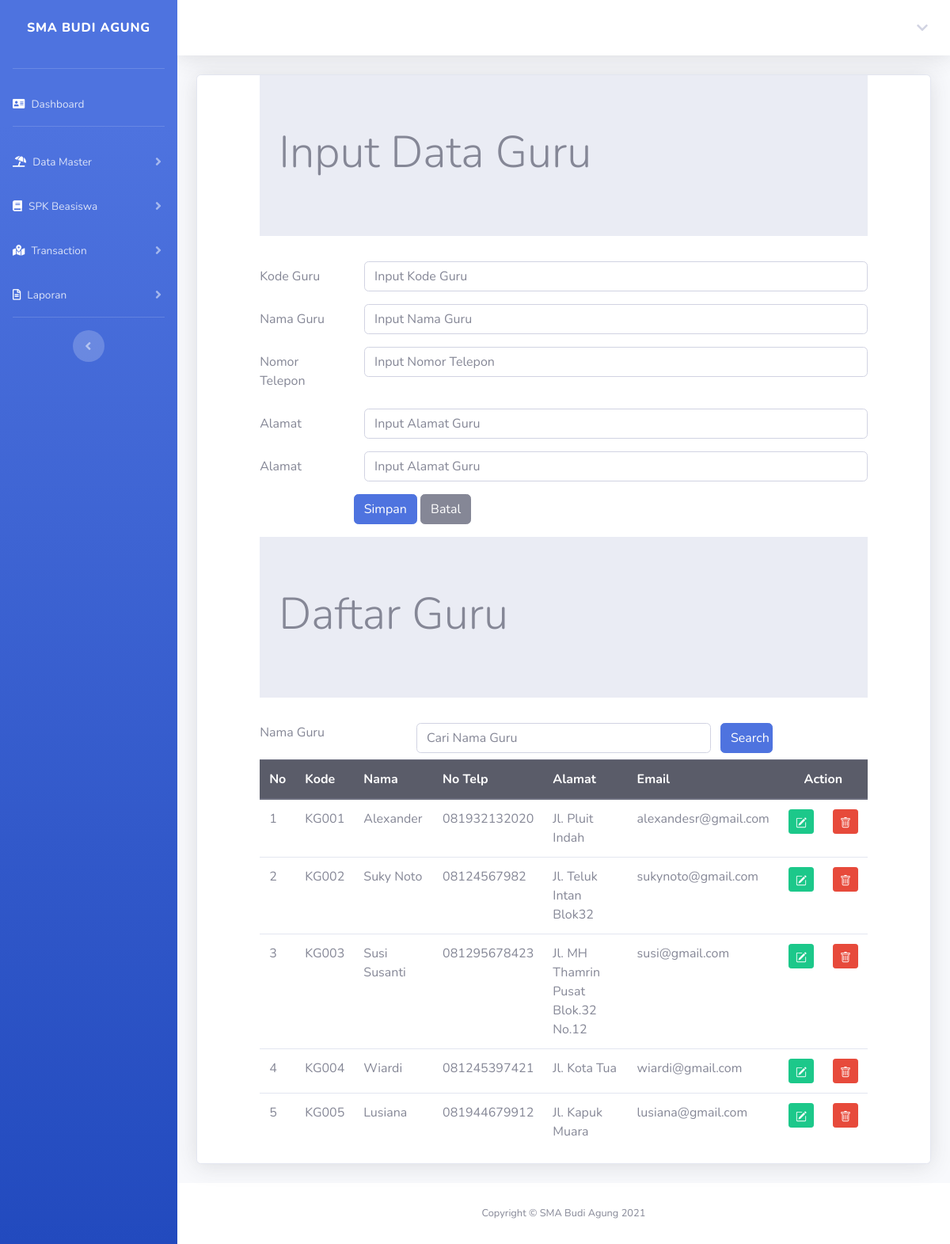
Screenshot of /guruinput.php (signed in) with the database file from the repository.
### tables this page shows
CREATE TABLE `guru` (
  `id` int(11) NOT NULL,
  `kode_guru` varchar(10) NOT NULL,
  `nama_guru` varchar(100) NOT NULL,
  `notelp_guru` varchar(20) NOT NULL,
  `alamat_guru` varchar(100) NOT NULL,
  `email_guru` varchar(100) NOT NULL
);

### guruinput.php (the view, shortened to what this page needs)
<!DOCTYPE html>
<?php
include "includes/config.php";
?> <h1>Anda Harus Mengisi Data</h1>
<html lang="en">
<head>
  <link rel="stylesheet" type="text/css" href="css/bootstrap.min.css">
</head>
<?php include "header.php"; ?>
<div class="container-fluid">
  <div class="card shadow mb-4">
    <body>
      <div class="row">
        <div class="col-sm-1">
        </div>
        <div class="col-sm-10">
          <div class="jumbotron jumbotron-fluid">
            <div class="container">
              <h1 class="display-4">Input Data Guru </h1>
            </div>
          </div>
          <form method="POST">
            <div class="form-group row">
              <label for="kode_guru" class="col-sm-2 col-form-label">Kode Guru </label>
              <div class="col-sm-10">
                <input type="text" class="form-control" name="inputkode" id="kode_guru" placeholder="Input Kode Guru " maxlength="6" required="">
              </div>
            </div>
            <div class="form-group row">
              <label for="nama_guru" class="col-sm-2 col-form-label">Nama Guru</label>
              <div class="col-sm-10">
                <input type="text" class="form-control" name="inputnama" id="nama_guru" placeholder="Input Nama Guru ">
              </div>
            </div>
            <div class="form-group row">
              <label for="notelp_guru" class="col-sm-2 col-form-label">Nomor Telepon </label>
              <div class="col-sm-10">
                <input type="text" class="form-control" name="inputnotelp" id="notelp_guru" placeholder="Input Nomor Telepon ">
              </div>
            </div>
            <div class="form-group row">
              <label for="alamat_guru" class="col-sm-2 col-form-label">Alamat </label>
              <div class="col-sm-10">
                <input type="text" class="form-control" name="inputalamat" id="alamat_guru" placeholder="Input Alamat Guru ">
              </div>
            </div>
            <div class="form-group row">
              <label for="email_guru" class="col-sm-2 col-form-label">Alamat </label>
              <div class="col-sm-10">
                <input type="email" class="form-control" name="email_guru" id="email_guru" placeholder="Input Alamat Guru ">
              </div>
            </div>
            <div class="col-sm-10">
              <div class="form-group row">
                <div class="col-sm-2">
                </div>
                <div class="col-sm-10">
                  <input type="submit" class="btn btn-primary" value="Simpan" name="simpan">
                  <input type="button" class="btn btn-secondary" value="Batal" name="batal">
                </div>
              </div>
          </form>
        </div>
      </div>
      <div class="jumbotron jumbotron-fluid">
        <div class="container">
          <h1 class="display-4">Daftar Guru</h1>
        </div>
      </div>
      <form method="POST">
        <div class="form-group row mb-2">
          <label for="search" class="col-sm-3">Nama Guru</label>
          <div class="col-sm-6">
            <input type="text" name="search" class="form-control" id="search" value="<?php if (isset($_POST['search'])) {
                                                                                        echo $_POST['search'];
                                                                                      } ?>" placeholder="Cari Nama Guru">
          </div>
          <input type="submit" name="kirim" class="col-sm-1 btn btn-primary" value="Search">
        </div>
      </form>
      <table class="table table success">
        <thead class="thead-dark">
          <tr>
            <th>No</th>
            <th>Kode</th>
            <th>Nama </th>
            <th>No Telp </th>
            <th>Alamat</th>
            <th>Email</th>
            <th colspan="2" style="text-align: center">Action</th>
          </tr>
        </thead>
        <tbody>
          <?php
          if (isset($_POST["kirim"])) {
            $search = $_POST['search'];
            $query = mysqli_query($connection, "select * from guru
        where nama_guru like '%" . $search . "%'");
          } else {
            $query = mysqli_query($connection, "select * from guru");
          }
          $nomor = 1;
          while ($row = mysqli_fetch_array($query)) { ?>
            <tr>
              <td><?php echo $nomor; ?></td>
              <td><?php echo $row['kode_guru']; ?></td>
              <td><?php echo $row['nama_guru']; ?></td>
              <td><?php echo $row['notelp_guru']; ?></td>
              <td><?php echo $row['alamat_guru']; ?></td>
              <td><?php echo $row['email_guru']; ?></td>
              <td>
                <a href="guruedit.php?ubah=<?php echo $row["kode_guru"] ?>" class="btn btn-success btn-sm" title="Edit">
                </a>
              </td>
              <td>
                <a href="guruhapus.php?hapus=<?php echo $row["kode_guru"] ?>" class="btn btn-danger btn-sm" title="Delete">
                </a>
              </td>
            </tr>
            <?php $nomor = $nomor + 1; ?>
          <?php } ?>
        </tbody>
      </table>
  </div>
  </body>
<?php include "footer.php"; ?>
</html>

### rows the page displays
guru: kode_guru "KG001", nama_guru "Alexander", notelp_guru "081932132020", alamat_guru "Jl. Pluit Indah", email_guru "alexandesr@gmail.com"
guru: kode_guru "KG002", nama_guru "Suky Noto", notelp_guru "08124567982", alamat_guru "Jl. Teluk Intan Blok32", email_guru "sukynoto@gmail.com"
guru: kode_guru "KG003", nama_guru "Susi Susanti", notelp_guru "081295678423", alamat_guru "Jl. MH Thamrin Pusat Blok.32 No.12", email_guru "susi@gmail.com"
guru: kode_guru "KG004", nama_guru "Wiardi", notelp_guru "081245397421", alamat_guru "Jl. Kota Tua", email_guru "wiardi@gmail.com"
guru: kode_guru "KG005", nama_guru "Lusiana", notelp_guru "081944679912", alamat_guru "Jl. Kapuk Muara", email_guru "lusiana@gmail.com"
